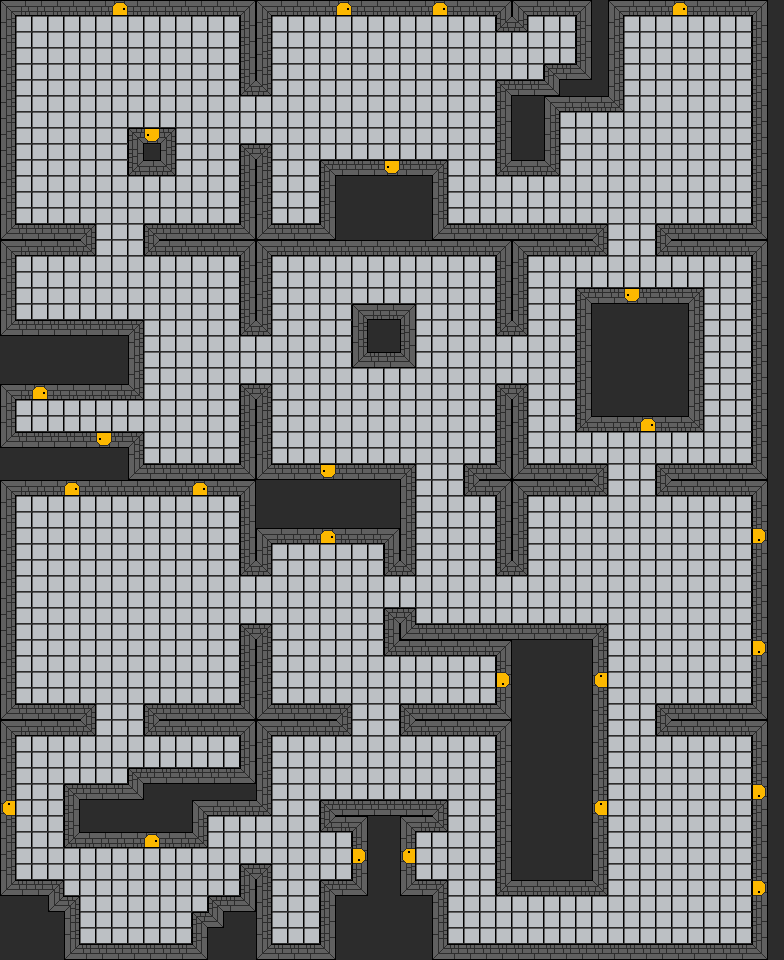

Below is a game level as drawn by its tile map, then a one-line description and the .tmx that defines it (tile-layer data replaced by summaries):
An orthogonal 49x60 tile map with 16x16 px tiles, 2 tile layers (Tile Layer 1, Tile Layer 2), 2 tilesets.

<map version="1.0" orientation="orthogonal" width="49" height="60" tilewidth="16" tileheight="16">
 <tileset firstgid="1" name="transfinal" tilewidth="16" tileheight="16">
  <image source="../Tilesets/transfinal.gif" width="640" height="32" />
 </tileset>
 <tileset firstgid="81" name="triangleHead" tilewidth="24" tileheight="24">
  <image source="../Sprites/Enemies/triangleHead.gif" width="90" height="60" />
 </tileset>
 <layer name="Tile Layer 1" width="49" height="60">
  <data>[2940 cells, 2940 non-empty, 14 distinct tile ids]</data>
 </layer>
 <layer name="Tile Layer 2" width="49" height="60">
  <data>[2940 cells, 25 non-empty, 4 distinct tile ids]</data>
 </layer>
</map>